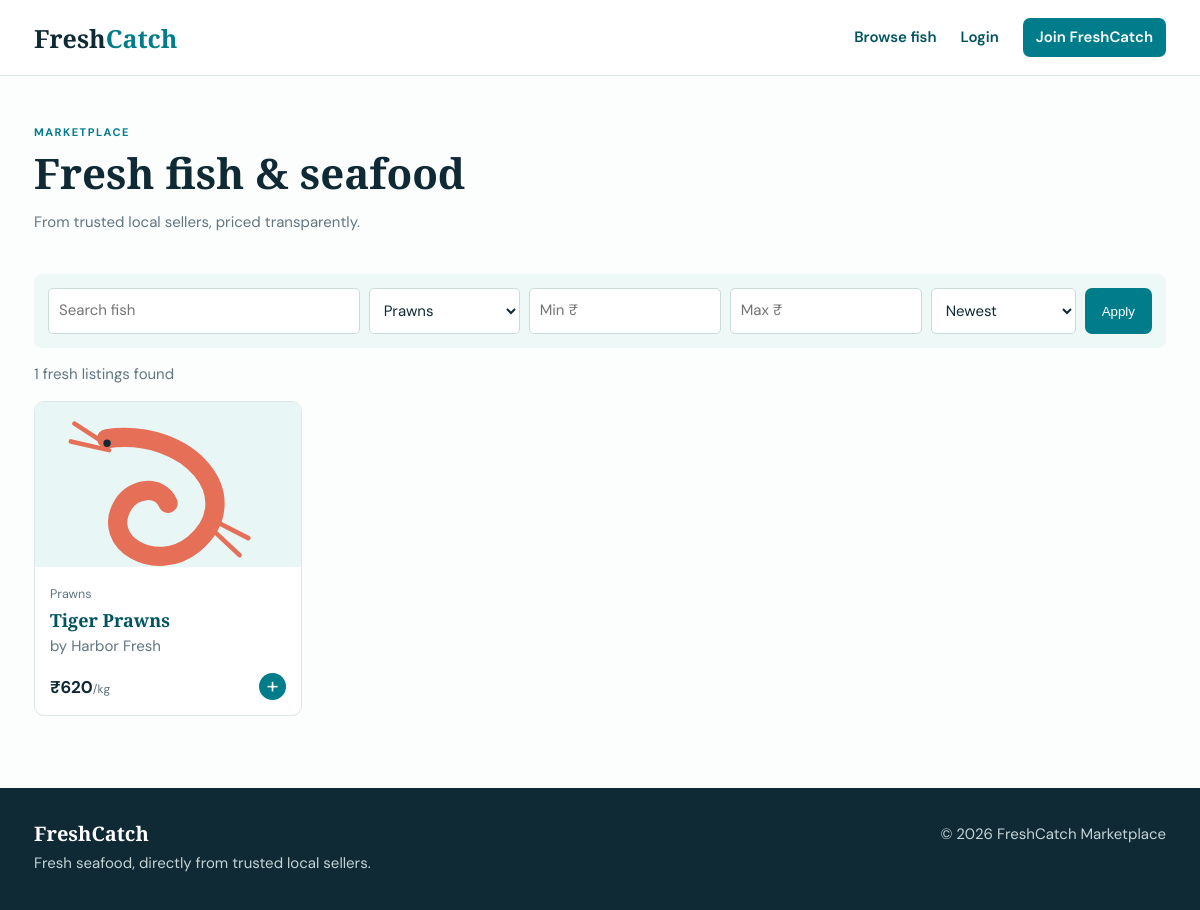
The page /products.php?category=4 on the database its author committed.
### tables this page shows
CREATE TABLE products (
 id INT UNSIGNED AUTO_INCREMENT PRIMARY KEY, seller_id INT UNSIGNED NOT NULL, category_id INT UNSIGNED NOT NULL, name VARCHAR(140) NOT NULL,
 description TEXT NOT NULL, image_path VARCHAR(255), price DECIMAL(10,2) NOT NULL, stock DECIMAL(10,2) NOT NULL DEFAULT 0,
 min_quantity DECIMAL(10,2) NOT NULL DEFAULT 1, freshness_info VARCHAR(180), is_available TINYINT(1) DEFAULT 1,
 created_at TIMESTAMP DEFAULT CURRENT_TIMESTAMP, updated_at TIMESTAMP DEFAULT CURRENT_TIMESTAMP ON UPDATE CURRENT_TIMESTAMP,
 FOREIGN KEY(seller_id) REFERENCES seller_profiles(id) ON DELETE CASCADE, FOREIGN KEY(category_id) REFERENCES categories(id), INDEX(category_id), INDEX(seller_id), INDEX(price)
);

CREATE TABLE categories (id INT UNSIGNED AUTO_INCREMENT PRIMARY KEY, name VARCHAR(80) NOT NULL UNIQUE, description VARCHAR(255), is_active TINYINT(1) DEFAULT 1, created_at TIMESTAMP DEFAULT CURRENT_TIMESTAMP);

CREATE TABLE seller_profiles (
 id INT UNSIGNED AUTO_INCREMENT PRIMARY KEY, user_id INT UNSIGNED NOT NULL UNIQUE, shop_name VARCHAR(120) NOT NULL,
 description TEXT, location VARCHAR(150), approval_status ENUM('pending','approved','rejected') NOT NULL DEFAULT 'pending',
 approved_at DATETIME NULL, FOREIGN KEY(user_id) REFERENCES users(id) ON DELETE CASCADE
);

### includes/functions.php (called while the page is built, shortened)
<?php require_once __DIR__.'/db.php';
function e($v): string { return htmlspecialchars((string)$v, ENT_QUOTES, 'UTF-8'); }
function url($path=''): string { return BASE_URL . '/' . ltrim($path,'/'); }

### includes/db.php (called while the page is built)
<?php require_once __DIR__.'/config.php';
function db(): PDO { static $pdo; if (!$pdo) { $pdo=new PDO('mysql:host='.DB_HOST.';dbname='.DB_NAME.';charset=utf8mb4',DB_USER,DB_PASS,[PDO::ATTR_ERRMODE=>PDO::ERRMODE_EXCEPTION,PDO::ATTR_DEFAULT_FETCH_MODE=>PDO::FETCH_ASSOC]); } return $pdo; }

### products.php (the view, shortened to what this page needs)
<?php $pageTitle='Browse fresh fish';require 'includes/header.php'; $q=trim($_GET['q']??'');$category=(int)($_GET['category']??0);$min=$_GET['min']??'';$max=$_GET['max']??'';$sort=$_GET['sort']??'new';
$where=["p.is_available=1","sp.approval_status='approved'"];$args=[];if($category){$where[]='p.category_id=?';$args[]=$category;}$orders=['low'=>'p.price ASC','high'=>'p.price DESC','new'=>'p.created_at DESC'];
$sql='SELECT p.*,sp.shop_name,c.name category FROM products p JOIN seller_profiles sp ON p.seller_id=sp.id JOIN categories c ON p.category_id=c.id WHERE '.implode(' AND ',$where).' ORDER BY '.($orders[$sort] ?? $orders['new']);$s=db()->prepare($sql);$s->execute($args);$products=$s->fetchAll();$cats=db()->query('SELECT * FROM categories WHERE is_active=1 ORDER BY name')->fetchAll();?>
<div class="page-title"><p class="eyebrow">MARKETPLACE</p><h1>Fresh fish & seafood</h1><p>From trusted local sellers, priced transparently.</p></div><form class="filters" method="get"><input name="q" value="<?=e($q)?>" placeholder="Search fish"><select name="category"><option value="">All categories</option><?php foreach($cats as $c):?><option value="<?=$c['id']?>" <?=$category===$c['id']?'selected':''?>><?=e($c['name'])?></option><?php endforeach;?></select><input type="number" name="min" min="0" value="<?=e($min)?>" placeholder="Min ₹"><input type="number" name="max" min="0" value="<?=e($max)?>" placeholder="Max ₹"><select name="sort"><option value="new">Newest</option><option value="low" <?=$sort==='low'?'selected':''?>>Price: low first</option><option value="high" <?=$sort==='high'?'selected':''?>>Price: high first</option></select><button>Apply</button></form>
<p class="result-count"><?=count($products)?> fresh listings found</p><section class="product-grid"><?php foreach($products as $p):require 'includes/product-card.php';endforeach;?></section><?php if(!$products):?><div class="empty">🐟<h2>No catch matches your filters.</h2><a href="products.php">Clear filters</a></div><?php endif; require 'includes/footer.php'; ?>

### includes/product-card.php
<article class="product-card"><a class="product-image" href="product.php?id=<?=$p['id']?>"><?php if($p['image_path']):?><img src="<?=url($p['image_path'])?>" alt="<?=e($p['name'])?>"><?php else:?><span>🐟</span><?php endif;?></a><div class="product-body"><small><?=e($p['category']??'Fresh seafood')?></small><h3><a href="product.php?id=<?=$p['id']?>"><?=e($p['name'])?></a></h3><p class="seller">by <?=e($p['shop_name']??'FreshCatch seller')?></p><div class="price-row"><strong>₹<?=number_format($p['price'],0)?><i>/kg</i></strong><a class="round" href="product.php?id=<?=$p['id']?>">+</a></div></div></article>

### assets/css/style.css (style rules this page uses)
:root { --ink:#102a35;--muted:#617581;--sea:#007c8b;--deep:#00545f;--foam:#eef8f7;--coral:#f2634c;--line:#dbe8e7;--white:#fff }
* { box-sizing:border-box }
body { margin:0;color:var(--ink);font:15px/1.55 'DM Sans',sans-serif;background:#fcfefd }
a { color:var(--deep);text-decoration:none }
button,.button { border:0;background:var(--sea);color:white;padding:11px 17px;border-radius:7px;font:600 14px inherit;cursor:pointer;display:inline-block }
.eyebrow { font-size:11px;font-weight:700;letter-spacing:1.5px;color:var(--sea);margin:0 0 9px }
.hero h1,h1,h2 { font-family:'Playfair Display';line-height:1.1 }
.product-grid { display:grid;grid-template-columns:repeat(4,1fr);gap:20px }
.product-card { border:1px solid var(--line);background:#fff;border-radius:10px;overflow:hidden }
.product-image { height:165px;background:var(--foam);display:grid;place-items:center;font-size:56px }
.product-image img,.thumb img,.detail-image img { width:100%;height:100%;object-fit:cover }
.product-body { padding:15px }
.product-body small,.seller { color:var(--muted);margin:0 }
.product-body h3 { font:600 18px 'Playfair Display';margin:3px 0 }
.price-row { display:flex;justify-content:space-between;align-items:center;margin-top:15px }
.price-row strong { font-size:17px }
.price-row i { font-style:normal;font-weight:400;color:var(--muted);font-size:12px }
.round { background:var(--sea);color:#fff;border-radius:50%;width:27px;height:27px;text-align:center;font-size:22px;line-height:25px }
.page-title { padding:48px 0 25px }
.page-title h1 { font-size:42px;margin:0 }
.page-title>p:not(.eyebrow) { color:var(--muted) }
.filters { display:flex;gap:9px;padding:14px;background:var(--foam);border-radius:8px }
.filters input,.filters select,input,textarea,select { padding:10px;border:1px solid #cadbd9;border-radius:5px;background:#fff;font:inherit;color:var(--ink) }
.filters input:first-child { flex:1 }
.result-count { color:var(--muted) }

### rows shown on the page
products: image_path (picture), category.name "Prawns", name "Tiger Prawns", seller.shop_name "Harbor Fresh", price "620"

### other values the page prints
count($products) "1"
form field category "Prawns"
